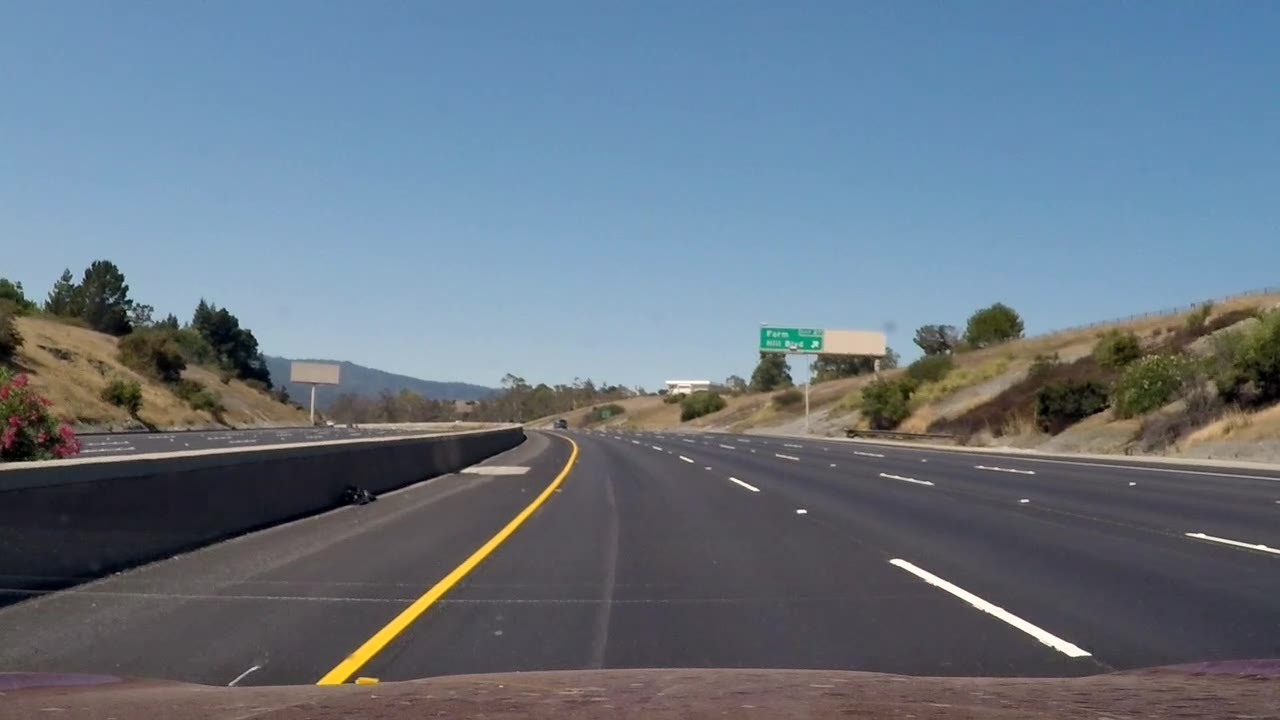
#> input picture out_jpg/before/foo-0004.jpg, 1280 x 720 px; its folder holds only this picture in this run
$ python testrun_latest.py   (older library calls are emulated)
#> lines starting #> are read from the running program, lines starting #| are printed output that depends on the picture; after the words box and inside, x2 and y2 are one past the last pixel; in counts of white or black regions, pixels touching at a corner belong together
#> (reads cameraData/calibrations.p from the repository)
#> further down, image is the input picture: shape (720, 1280, 3); mean B, G, R 131.2, 117.5, 103.9
# -*- coding: utf-8 -*-
"""
CarND Project4 Advanced Lane Line Finding

Created on Thu Mar 23 11:14:27 2017

@author: Dyson Freeman
"""
'''
The goals / steps of this project are the following:

    1.Compute the camera calibration matrix and distortion coefficients given a set of chessboard images.
    2.Apply a distortion correction to raw images.
    3.Use color transforms, gradients, etc., to create a thresholded binary image.
    4.Apply a perspective transform to rectify binary image ("birds-eye view").
    5.Detect lane pixels and fit to find the lane boundary.
    6.Determine the curvature of the lane and vehicle position with respect to center.
    7.Warp the detected lane boundaries back onto the original image.
    8.Output visual display of the lane boundaries and numerical estimation of lane curvature and vehicle position.
'''
import numpy as np
import cv2
import glob
import matplotlib.pyplot as plt
import matplotlib.image as mpimg
import pickle
import sys


global counter
counter = 0


'''
STEP1: Camera Calibration
       One just need to call this function to calibrate the camera once. Then the
       function will store calibration parameters to a pickle file.
       ONE extra parameters should be modified for other users:
           * The output pickle file name and relative path
'''

# [36 lines left out: function cameraCalibration, not called in this run]

'''
STEP2: Image Undistortion
       Only correct the distortion introduced by the camera lens, perspective distort
       is not included.
'''
def undistortion(img, mtx, dist):
    # Test undistortion on an image

    dst = cv2.undistort(img, mtx, dist, None, mtx)
#    cv2.imwrite('./camera_cal/test_undist.jpg',dst)

    return dst

# [16 lines of commented-out code are left out]

'''
Step3. Thresholding Images
'''
# This thresholdingBinary() function takes sobel matrix, the magnitude of gredients,
# the orientation of gradients and the HLS color transformation into account, to derive a
# thresholding binary image in which the lane lines can be clearly seen.

def thresholdingBinary(img, s_thresh=(170, 250), sx_thresh=(100, 255), sy_thresh=(100,255), dir_thresh=(0.6,0.7), mag_thresh=(30,200)):
#> called with s_thresh = (170, 250), sx_thresh = (100, 255), sy_thresh = (100, 255), dir_thresh = (0.6, 0.7), mag_thresh = (30, 200)
    img = np.copy(img)
    gray = cv2.cvtColor(img, cv2.COLOR_BGR2GRAY)
    # Convert to HSV color space and separate the V channel
    hsv = cv2.cvtColor(img, cv2.COLOR_RGB2HLS).astype(np.float)
    h_channel = hsv[:,:,0]
    l_channel = hsv[:,:,1]
    s_channel = hsv[:,:,2]
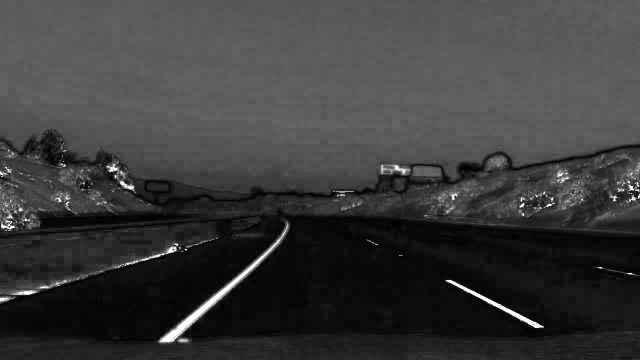
#> s_channel: shape (720, 1280) float64 (shown at 1/2 size); min 0, max 255, mean 59.3
#    plt.imshow(s_channel)

    # Sobel x
    sobelx = cv2.Sobel(gray, cv2.CV_64F, 1, 0) # Take the derivative in x
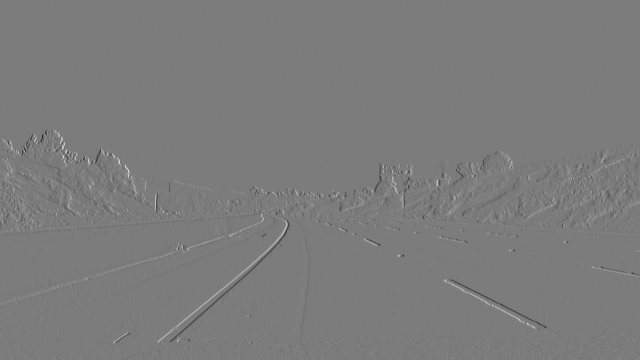
#> sobelx: shape (720, 1280) float64 (shown at 1/2 size); min -587, max 620, mean 0.1; drawn with min black and max white
    abs_sobelx = np.absolute(sobelx) # Absolute x derivative to accentuate lines away from horizontal
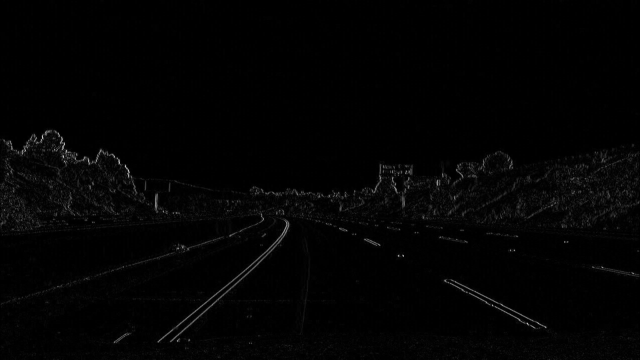
#> abs_sobelx: shape (720, 1280) float64 (shown at 1/2 size); min 0, max 620, mean 8.2; drawn with min black and max white
    scaled_sobelx = np.uint8(255*abs_sobelx/np.max(abs_sobelx))

    # Sobel y
    sobely = cv2.Sobel(gray, cv2.CV_64F, 1, 0) # Take the derivative in x
    abs_sobely = np.absolute(sobely) # Absolute x derivative to accentuate lines away from horizontal
    scaled_sobely = np.uint8(255*abs_sobely/np.max(abs_sobely))

    # Threshold x gradient
    sxbinary = np.zeros_like(scaled_sobelx)
    sxbinary[(scaled_sobelx >= sx_thresh[0]) & (scaled_sobelx <= sx_thresh[1])] = 1

    # Threshold y gradient
    sybinary = np.zeros_like(scaled_sobely)
    sxbinary[(scaled_sobely >= sy_thresh[0]) & (scaled_sobely <= sy_thresh[1])] = 1

    # Threshold direction gradient
    direct = np.arctan2(abs_sobely, abs_sobelx)
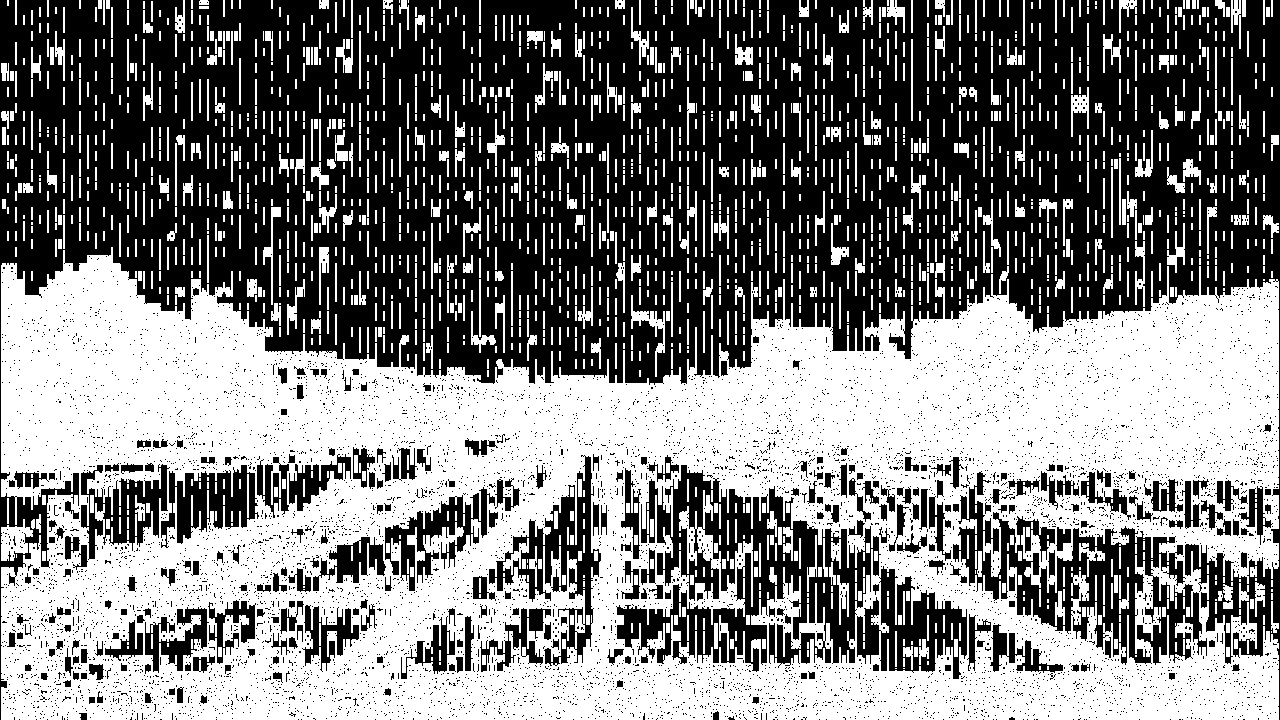
#> direct: shape (720, 1280) float64; values 0 (black) and 0.785 (white), 48.9% white; 2061 white regions (509 under 20 px), largest, box (x1, y1, x2, y2) and area: (1, 247, 1279, 720) 370993, (1, 519, 33, 561) 784, (631, 295, 665, 377) 591

    # Threshold direction
    dir_binary = np.zeros_like(direct)
    dir_binary[(direct > np.min(dir_thresh)) & (direct < np.max(dir_thresh))] = 1

    # Magnitude gradient
    mag = np.sqrt(np.square(sobelx) + np.square(sobely))
    scaled_mag = np.uint8(255 * mag/np.max(mag))
#> (the rest of the program and of its run is left out)
